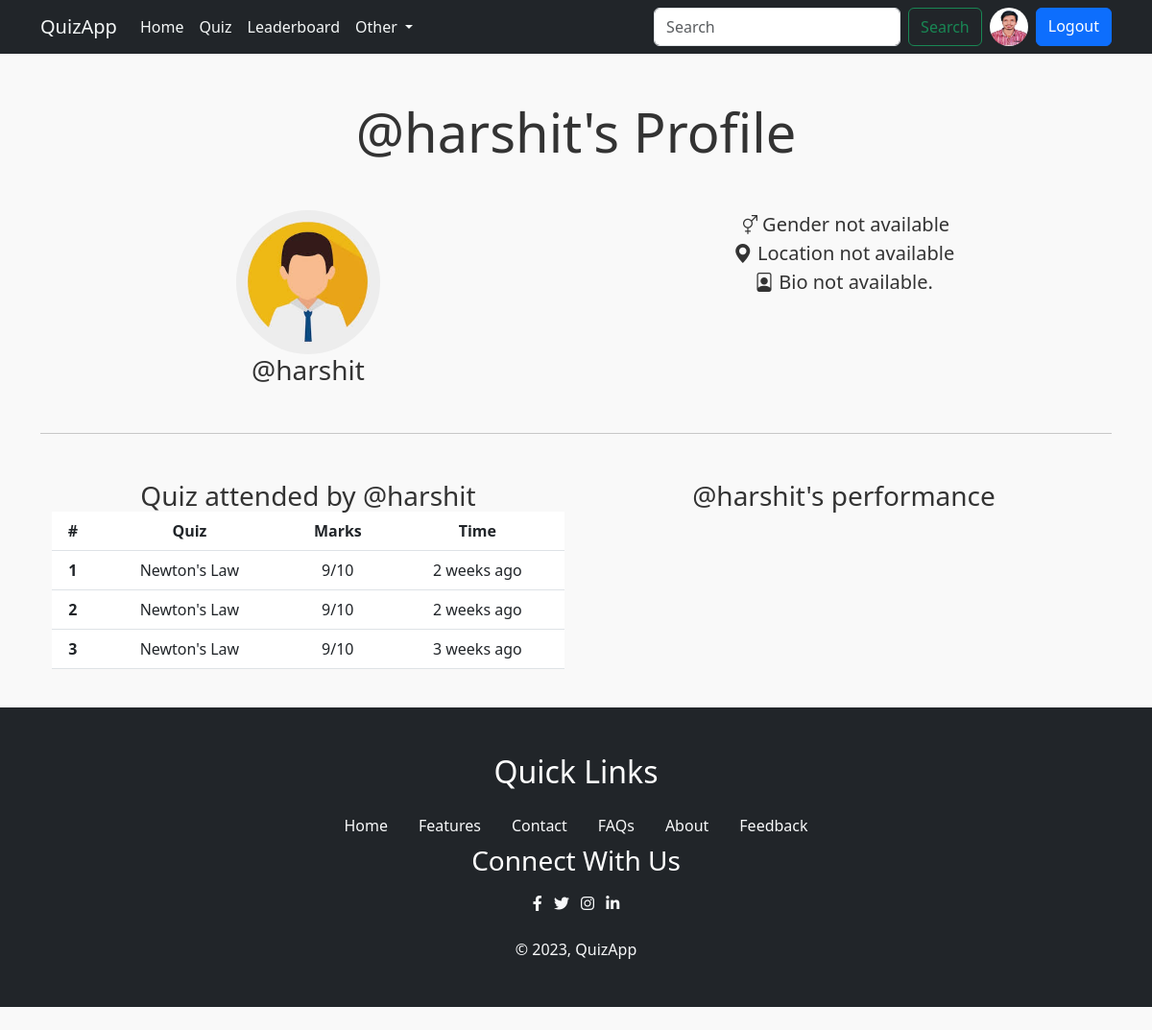
The page /user/profile/harshit (signed in) on the database as committed earlier.
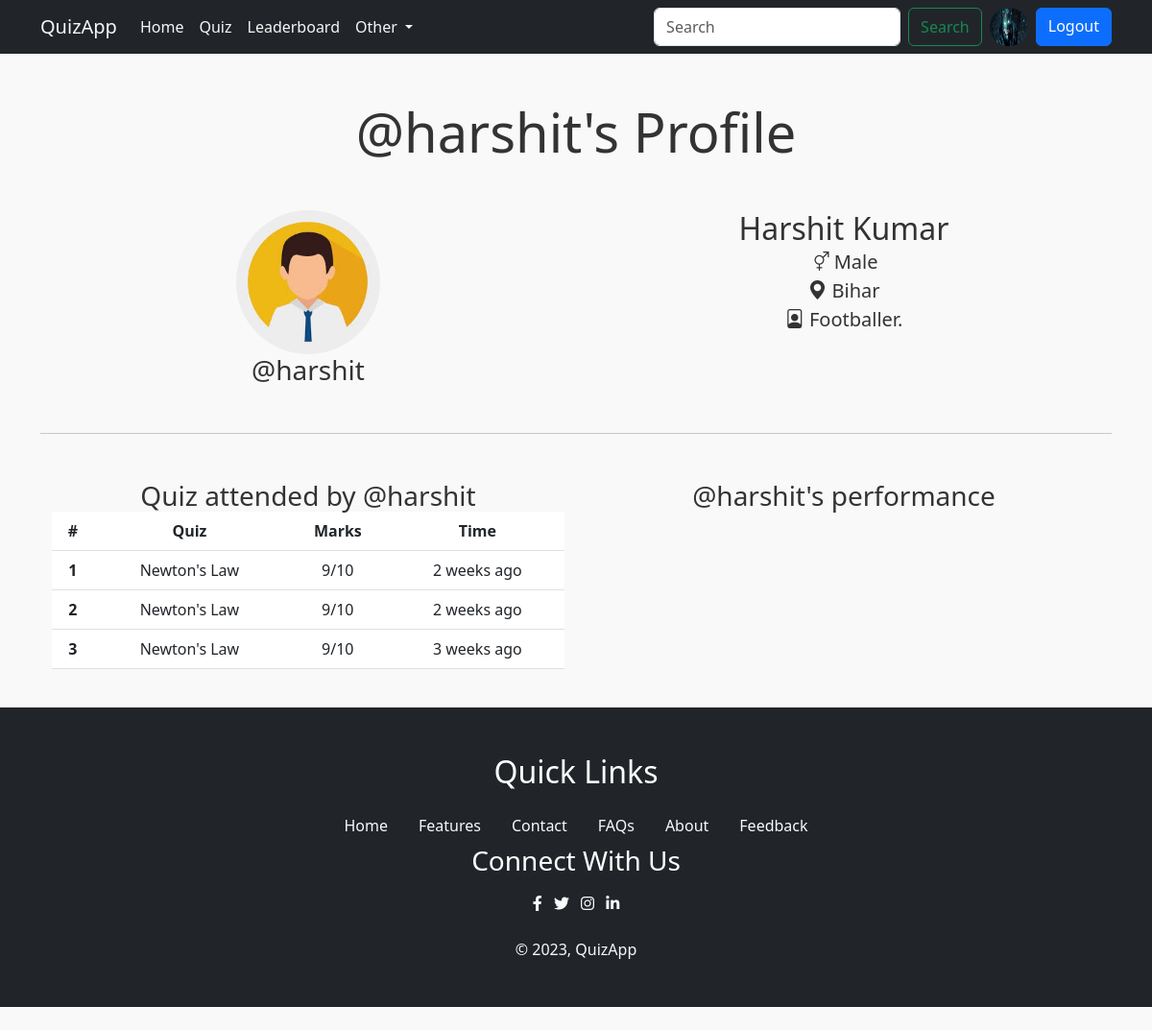
The same page on the database as committed later.
### account/models.py (models this page shows, shortened)
class Profile(models.Model):
    user=models.OneToOneField(User,on_delete=models.CASCADE,null=True,verbose_name='User Object')
    bio=models.TextField(blank=True,null=True)
    profile_img=models.ImageField(upload_to='profile_images',default='user.jpg',blank=True,null=True,verbose_name='Profile_pic')
    location=models.CharField(max_length=100,blank=True,null=True)
    GENDER=(
        ('Male','Male'),
        ('Female','Female'),
        ('Other','Other'),
    )
    gender=models.CharField(max_length=6,choices=GENDER,blank=True,null=True)
    @property
    def full_name(self):
        return f"{self.user.first_name} {self.user.last_name}"

### account/views.py (the view)
# urls.py: path('profile/<str:username>',views.profile,name='profile'),
@login_required(login_url='login')
def profile(request,username):
    user_object2 = User.objects.get(username=username)
    user_profile2=Profile.objects.get(user=user_object2)
    user_object=User.objects.get(username=request.user)
    user_profile=Profile.objects.get(user=user_object)
    context={"user_profile":user_profile,"user_profile2":user_profile2}
    return render(request,"profile.html",context)

### templates/profile.html (shortened to what this page needs)
{% extends "index.html" %}
{% load static %}
{% block content %}
    <h1 class="display-4 text-center my-5">@{{user_profile2.user.username}}'s Profile</h1>
    <div class="container text-center">
        <div class="container text-center my-4">
            <div class="row row-cols-sm-1 row-cols-md-2">
                <div class="col-12">
                    <img src="{{user_profile2.profile_img.url}}" class="rounded-circle" alt="user-profile" width="150" height="150">
                    <h2 class="fs-3">@{{user_profile2.user.username}}</h2>
                </div>
                <div class="col-12">
                    <h2>{{ user_profile2.full_name|default:"Full Name Not Available" }}</h2>
                    <p class="fs-5"><i class="bi bi-gender-ambiguous"></i> {{user_profile2.gender|default:"Gender not available"}}</p>
                    <p class="fs-5"><i class="bi bi-geo-alt-fill"></i> {{user_profile2.location|default:"Location not available"}}</p>
                    <p class="fs-5"><i class="bi bi-file-person"></i> {{user_profile2.bio|default:"Bio not available"}}.</p>
                </div>
            </div>
        </div>
        <hr class="my-5">
        <div class="container">
            <div class="row row-cols-sm-1 row-cols-md-1 row-cols-lg-2">
                <div class="col-12">
                    <h3>Quiz attended by @{{user_profile2.user.username}}</h3>
                    <table class="table">
                        <thead>
                            <tr>
                                <th scope="col">#</th>
                                <th scope="col">Quiz</th>
                                <th scope="col">Marks</th>
                                <th scope="col">Time</th>
                            </tr>
                        </thead>
                        <tbody>
                            <tr>
                                <th scope="row">1</th>
                                <td>Newton's Law</td>
                                <td>9/10</td>
                                <td>2 weeks ago</td>
                            </tr>
                            <tr>
                                <th scope="row">2</th>
                                <td>Newton's Law</td>
                                <td>9/10</td>
                                <td>2 weeks ago</td>
                            </tr>
                            <tr>
                                <th scope="row">3</th>
                                <td>Newton's Law</td>
                                <td>9/10</td>
                                <td>3 weeks ago</td>
                            </tr>
                        </tbody>
                    </table>
                </div>
                <div class="col-12">
                    <h3>@{{user_profile2.user.username}}'s performance</h3>
                </div>
            </div>
        </div>
    </div>
{% endblock content%}

### templates/components/navbar.html (shortened to what this page needs)
<nav class="navbar navbar-expand-lg navbar-dark bg-dark">
    <div class="container">
        <a class="navbar-brand" href="{% url 'home' %}">QuizApp</a>
        <div class="collapse navbar-collapse" id="navbarSupportedContent">
            <ul class="navbar-nav me-auto mb-2 mb-lg-0">
                <li class="nav-item">
                    <a class="nav-link active" aria-current="page" href="{% url 'home' %}">Home</a>
                </li>
                <li class="nav-item">
                    <a class="nav-link" href="{% url 'all_quiz' %}">Quiz</a>
                </li>
                <li class="nav-item">
                    <a class="nav-link" href="{% url 'leaderboard' %}">Leaderboard</a>
                </li>
                <li class="nav-item dropdown">
                    <a class="nav-link dropdown-toggle" href="#" role="button" data-bs-toggle="dropdown"
                        aria-expanded="false">
                        Other
                    </a>
                </li>
            </ul>
            <form class="d-flex" role="search">
                <input class="form-control me-2" type="search" placeholder="Search" aria-label="Search">
                <button class="btn btn-outline-success" type="submit">Search</button>
                {% if request.user.is_authenticated %}
                <a href="{% url 'profile' request.user.username %}" class="mx-2">
                    <img src="{{user_profile.profile_img.url}}" class="rounded-circle" width="40" height="40" alt="profile_img">
                </a>
                <a href="{% url 'logout' %}" class="btn btn-primary">Logout</a>
                {% else %}
                <a href="{% url 'login' %}" class="btn btn-primary ms-2">Login</a>
                {% endif %}
            </form>
        </div>
    </div>
</nav>

Rows that differ between the two databases and show on the page:
changed Profile (number 1 of 2 on the later page): profile_img: a different picture
changed Profile "harshit": full_name (not shown) → "Harshit Kumar"; gender "Gender not available" → "Male"; location "Location not available" → "Bihar"; bio "Bio not available" → "Footballer"
